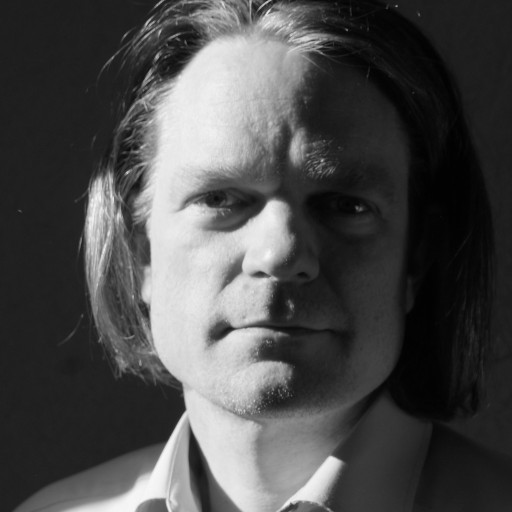
#> input picture resources/portrait.png, 512 x 512 px
$ python task2.py   (Python 2 division)   (older library calls are emulated)
#> lines starting #> are read from the running program, lines starting #| are printed output that depends on the picture
#> the answer given: resources/portrait.png
### src/image_io.py
from PIL import Image
import numpy as np
from image_ops import normalize_array


def image_as_array(image):
    assert image.mode in ['L', '1'], "Only Greyscale and Binary images supported"  # TODO: @motjuste Support Color Images?
    return np.asarray(image.getdata()).reshape((image.size[1], image.size[0]))


def import_image(from_location, as_array=False):
#> called with from_location = 'resources/portrait.png', as_array = True
    try:
        image = Image.open(from_location)
#> image is the input picture: PIL image 512x512 L; min 0, max 249, mean 75.1
    except IOError:
        raise IOError  # right now only checking IOError

    if as_array:
        return image_as_array(image)
    else:
        return image

# [10 lines left out: function save_array_as_greyimage, not called in this run]


"""
#=========================TESTS=========================#
"""
import unittest

class TestImageIO(unittest.TestCase):

    from_location = "../resources/portrait.png"
    color_image = "../resources/TimFlach10.jpg"

    def test_import_image_IOError(self):
        with self.assertRaises(IOError):
            import_image(self.from_location[:-4], as_array=True)

    def test_import_image_ColorImageException(self):
        with self.assertRaises(AssertionError):
            import_image(self.color_image, as_array=True)

    def test_import_image_AsArray(self):
        self.assertIsInstance(import_image(self.from_location, as_array=True), np.ndarray)

    def test_import_image_AsImage(self):
        self.assertIsInstance(import_image(self.from_location, as_array=False), Image.Image)

    # [10 lines left out: functions test_save_array_as_greyimage_Normalized, test_save_array_as_greyimage_NotNormalized, not called in this run]
        # TODO: @motjuste is there a better way to test this?


# [2 lines that do not run on import are left out]

### task2.py
import numpy as np
import src.image_io as image_io
from scipy.optimize import curve_fit
import matplotlib.pyplot as plt
from mpl_toolkits.mplot3d import Axes3D

def image_as_array(image):
    assert image.mode in ['L', '1'], "Only Greyscale and Binary images supported"  # TODO: @motjuste Support Color Images?
    return np.asarray(image.getdata()).reshape((image.size[1], image.size[0]))


def import_image(from_location, as_array=False):
    try:
        image = Image.open(from_location)
    except IOError:
        raise IOError  # right now only checking IOError

    if as_array:
        return image_as_array(image)
    else:
        return image

print ""

im = image_io.import_image(raw_input("Full Path to Image: "), as_array=True)  # Will ask for path
ln_im = np.log(im + 1)
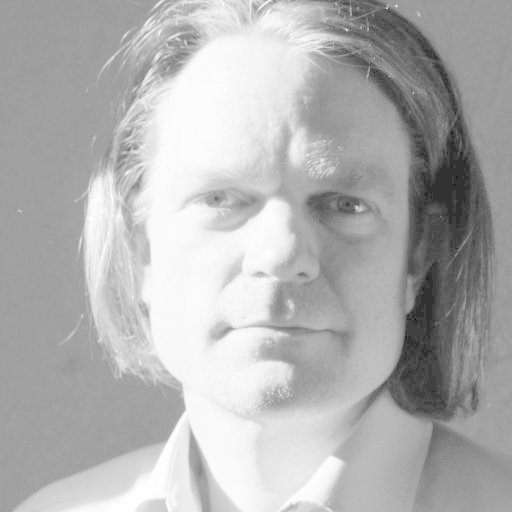
#> ln_im: shape (512, 512) float64; min 0, max 5.52, mean 3.86; drawn with min black and max white

def func(X, a, b, c):
    return a*X[:,0] + b*X[:,1] + c

xdata = np.array([(x, y) for y in xrange(ln_im.shape[0]) for x in xrange(ln_im.shape[1])])

res = curve_fit(func, xdata, np.ravel(ln_im))
#> res = ([-0.00259, 0.00083, 4.31], [[1.55e-10, -3.54e-20, -3.96e-08], [-3.54e-20, 1.55e-10, -3.96e-08], [-3.96e-08, -3.96e-08, 2.36e-05]])

est = func(xdata, res[0][0], res[0][1], res[0][2])
est_ = est.reshape(ln_im.shape)
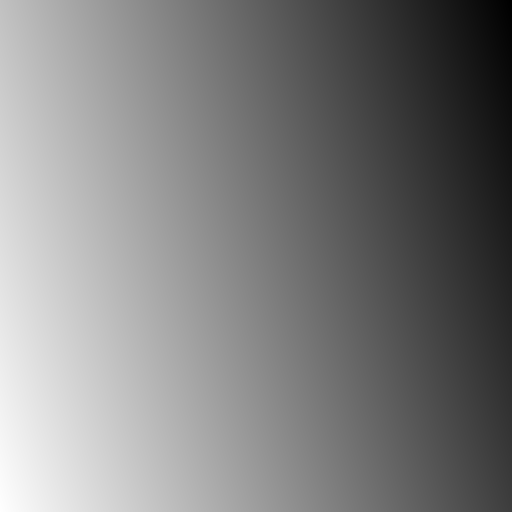
#> est_: shape (512, 512) float64; min 2.99, max 4.74, mean 3.86; drawn with min black and max white

# Plotting
X, Y = np.meshgrid(np.arange(est_.shape[1]), np.arange(est_.shape[0]))

fig = plt.figure()
axs = Axes3D(fig)
axs.plot_wireframe(X, Y, ln_im, rstride=20, cstride=20, color='b')
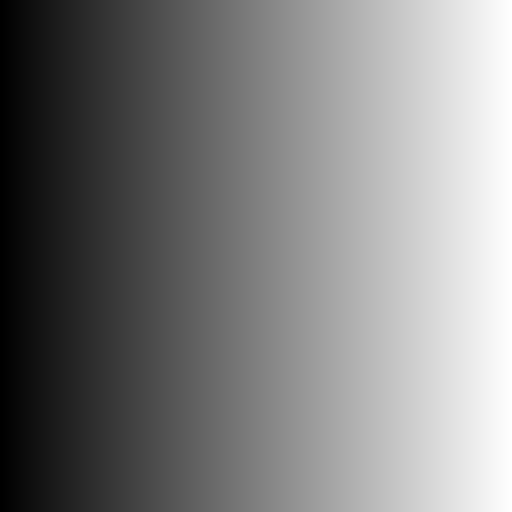
#> X: shape (512, 512) int64; min 0, max 511, mean 255.5; drawn with min black and max white
axs.plot_wireframe(X, Y, est_, rstride=20, cstride=20, color='r')
plt.show()

$ run again, with resources/cat.png copied over resources/portrait.png
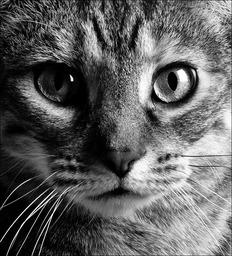
#> input picture resources/cat.png, 232 x 256 px
#> in import_image, image is the input picture: PIL image 232x256 L; min 0, max 255, mean 96.5
#> `ln_im = np.log(im + 1)`:
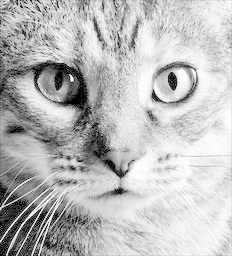
#> ln_im: shape (256, 232) float64; min 0, max 5.55, mean 4.08; drawn with min black and max white
#> res = ([0.0112, -0.00091, 2.9], [[3.98e-09, -2.09e-18, -4.6e-07], [-2.09e-18, 3.27e-09, -4.17e-07], [-4.6e-07, -4.17e-07, 0.000124]])
#> `axs.plot_wireframe(X, Y, ln_im, rstride=20, cstride=20, color='b')`:
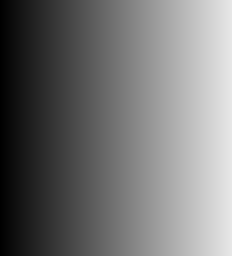
#> X: shape (256, 232) int64; min 0, max 231, mean 115.5
